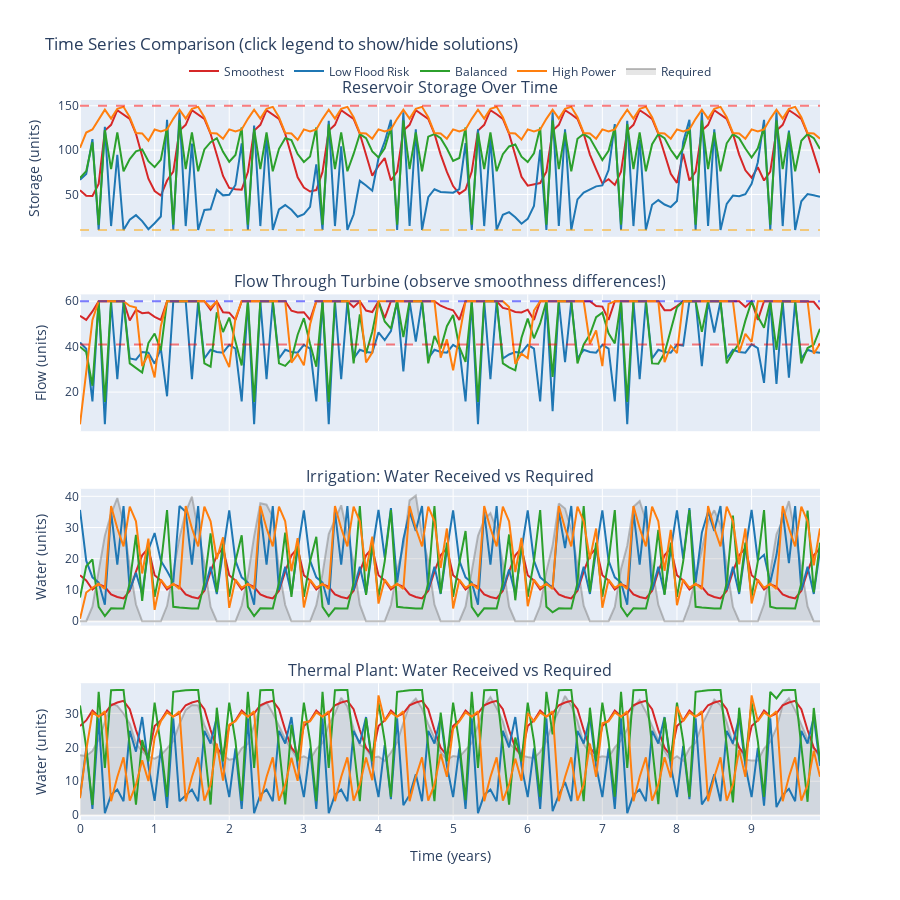

This figure's notebook cell:
### Code cell
# Simulate each solution and collect traces (now 4 solutions including smoothest)
all_traces = {}
for name, sol, color in solutions_to_plot:
    all_traces[name] = simulate_and_extract_traces(sol, TIMESTEPS)

# Create INTERACTIVE visualization with Plotly (click legend to show/hide solutions)
from plotly.subplots import make_subplots
import plotly.graph_objects as go

years = np.arange(TIMESTEPS) / 12

# Color mapping for consistency
color_map = {
    "Smoothest": "#d62728",      # C3 - red
    "Low Flood Risk": "#1f77b4", # C0 - blue  
    "Balanced": "#2ca02c",       # C2 - green
    "High Power": "#ff7f0e",     # C1 - orange
}

fig = make_subplots(
    rows=4, cols=1,
    shared_xaxes=True,
    vertical_spacing=0.08,
    subplot_titles=(
        "Reservoir Storage Over Time",
        "Flow Through Turbine (observe smoothness differences!)",
        "Irrigation: Water Received vs Required",
        "Thermal Plant: Water Received vs Required"
    )
)

# Plot 1: Reservoir Storage
for name, sol, _ in solutions_to_plot:
    fig.add_trace(go.Scatter(
        x=years, y=all_traces[name]["reservoir_storage"],
        name=name, legendgroup=name,
        line=dict(color=color_map[name]),
        showlegend=True
    ), row=1, col=1)

# Reference lines for storage
fig.add_hline(y=150, line_dash="dash", line_color="red", opacity=0.5, row=1, col=1)
fig.add_hline(y=10, line_dash="dash", line_color="orange", opacity=0.5, row=1, col=1)

# Plot 2: Turbine Flow
for name, sol, _ in solutions_to_plot:
    fig.add_trace(go.Scatter(
        x=years, y=all_traces[name]["turbine_flow"],
        name=name, legendgroup=name,
        line=dict(color=color_map[name]),
        showlegend=False  # Already in legend from plot 1
    ), row=2, col=1)

# Reference lines for capacity
fig.add_hline(y=60, line_dash="dash", line_color="blue", opacity=0.5, row=2, col=1)
fig.add_hline(y=CITY_CAPACITY, line_dash="dash", line_color="red", opacity=0.5, row=2, col=1)

# Plot 3: Irrigation
# Add required demand as filled area
fig.add_trace(go.Scatter(
    x=years, y=irrigation_demand,
    fill='tozeroy', fillcolor='rgba(128,128,128,0.2)',
    line=dict(color='rgba(128,128,128,0.5)'),
    name='Required', legendgroup='required',
    showlegend=True
), row=3, col=1)

for name, sol, _ in solutions_to_plot:
    fig.add_trace(go.Scatter(
        x=years, y=all_traces[name]["irrigation_received"],
        name=name, legendgroup=name,
        line=dict(color=color_map[name]),
        showlegend=False
    ), row=3, col=1)

# Plot 4: Thermal Plant
fig.add_trace(go.Scatter(
    x=years, y=thermal_demand,
    fill='tozeroy', fillcolor='rgba(128,128,128,0.2)',
    line=dict(color='rgba(128,128,128,0.5)'),
    name='Required', legendgroup='required',
    showlegend=False
), row=4, col=1)

for name, sol, _ in solutions_to_plot:
    fig.add_trace(go.Scatter(
        x=years, y=all_traces[name]["thermal_received"],
        name=name, legendgroup=name,
        line=dict(color=color_map[name]),
        showlegend=False
    ), row=4, col=1)

# Update layout
fig.update_layout(
    height=900,
    title_text="Time Series Comparison (click legend to show/hide solutions)",
    legend=dict(
        orientation="h",
        yanchor="bottom",
        y=1.02,
        xanchor="center",
        x=0.5
    ),
    hovermode="x unified"
)

# Update axes labels
fig.update_yaxes(title_text="Storage (units)", row=1, col=1)
fig.update_yaxes(title_text="Flow (units)", row=2, col=1)
fig.update_yaxes(title_text="Water (units)", row=3, col=1)
fig.update_yaxes(title_text="Water (units)", row=4, col=1)
fig.update_xaxes(title_text="Time (years)", row=4, col=1)

fig.show()

# Calculate and display BOTH components of operational variability for each solution
print("\n=== Operational Variability Breakdown ===")
print("(Lower = smoother, more operationally realistic)")
print()
print(f"{'Strategy':<18} {'Release Var':>12} {'Alloc. Var':>12} {'Total':>10}")
print("-" * 55)
for name, sol, color in solutions_to_plot:
    flows = all_traces[name]["turbine_flow"]
    irr = all_traces[name]["irrigation_received"]
    therm = all_traces[name]["thermal_received"]
    
    # Release variability
    release_var = np.sum(np.abs(np.diff(flows)))
    
    # Allocation variability (irrigation fraction)
    total = irr + therm
    with np.errstate(divide='ignore', invalid='ignore'):
        irr_frac = np.where(total > 0, irr / total, 0.5)
    alloc_var = np.sum(np.abs(np.diff(irr_frac))) * 100  # Scaled same as objective
    
    print(f"{name:18}: {release_var:>12.1f} {alloc_var:>12.1f} {release_var + alloc_var:>10.1f}")
